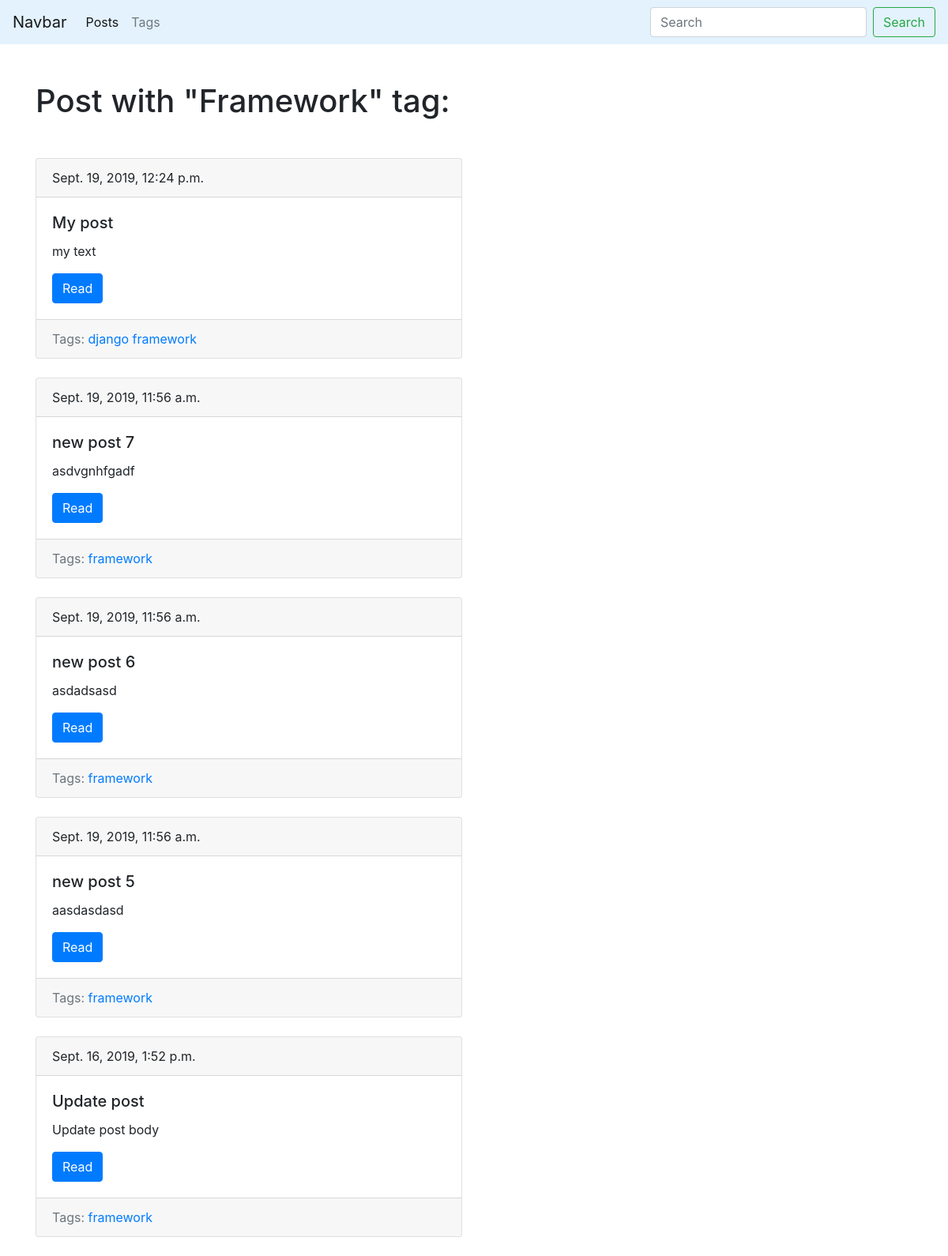
The page /blog/tag/framework/ on the database its author committed.
### blog/models.py (models this page shows, shortened)
class Tag(models.Model):
    title = models.CharField(max_length=50)
    slug = models.SlugField(max_length=50, unique=True)
    def get_absolute_url(self):
        return reverse('tag_detail_url', kwargs={'slug': self.slug})
    class Meta:
        ordering = ['title']

class Post(models.Model):
    title = models.CharField(max_length=150, db_index=True)
    slug = models.SlugField(max_length=150, blank=True, unique=True)
    body = models.TextField(blank=True, db_index=True)
    tags = models.ManyToManyField('Tag', blank=True, related_name='posts')
    date_pub = models.DateTimeField(auto_now_add=True)
    def get_absolute_url(self):
        return reverse('post_detail_url', kwargs={'slug': self.slug})
    class Meta:
        ordering = ['-date_pub']

### blog/views.py (the view)
# urls.py: path('tag/<str:slug>/', TagDetail.as_view(), name='tag_detail_url'),
class TagDetail(ObjectDetailMixin, View):
    model = Tag
    template = 'blog/tag_detail.html'

### blog/utils.py (called while the page is built)
    def get(self, request, slug):
        obj = get_object_or_404(self.model, slug__iexact=slug)
        return render(request, self.template, context=
        {
            self.model.__name__.lower(): obj,
            'admin_object': obj, 'detail': True
        })

### blog/templates/blog/tag_detail.html (shortened to what this page needs)
{% extends 'blog/base_blog.html' %}
{% block content %}
    <h1 class="mb-5">Post with "{{ tag.title|title }}" tag:</h1>
    {% for post in tag.posts.all %}
        {% include 'blog/includes/post_cad_template.html' %}
    {% endfor %}
{% endblock %}

### blog/templates/blog/includes/post_cad_template.html
<div class="card mb-4 " >
    <div class="card-header">
        {{ post.date_pub }}
    </div>
    <div class="card-body">
        <h5 class="card-title">{{ post.title }}</h5>
        <p class="card-text">{{ post.body|truncatewords:15 }}</p>
        <a href="{{ post.get_absolute_url }}" class="btn btn-primary">Read</a>
    </div>
    <div class="card-footer text-muted">
        Tags:
        {% for tag in post.tags.all %}
            <a href="{{ tag.get_absolute_url}}">{{ tag.title }}</a>
        {% endfor %}
    </div>
</div>

### rows shown on the page
Tag: title "Framework", title "framework"
Post: date_pub "Sept. 19, 2019, 12:24 p.m.", title "My post", body "my text"
Tag: title "django"
Post: date_pub "Sept. 19, 2019, 11:56 a.m.", title "new post 7", body "asdvgnhfgadf"
Post: date_pub "Sept. 19, 2019, 11:56 a.m.", title "new post 6", body "asdadsasd"
Post: date_pub "Sept. 19, 2019, 11:56 a.m.", title "new post 5", body "aasdasdasd"
Post: date_pub "Sept. 16, 2019, 1:52 p.m.", title "Update post", body "Update post body"
